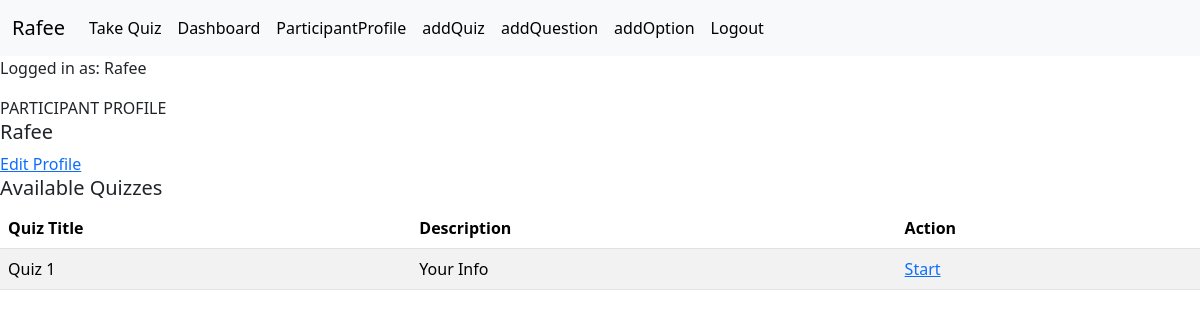
The app's page /dashboard/ (signed in) with its own data.
### myapp/models.py (models this page shows, shortened)
class CustomUser(AbstractUser):
    USER = [
        ('admin','Admin'),
        ('participant','Participant')
    ]
    user_type = models.CharField(max_length=50,choices= USER,null=True)
    def __str__(self):
        return self.username

class Participant(models.Model):
    GENDER_CHOICES = [
        ('', 'Select Gender'),
        ('Male', 'Male'),
        ('Female', 'Female'),
        ('Other', 'Other')
    ]
    user = models.OneToOneField(CustomUser, on_delete=models.CASCADE, related_name='participant',null=True,blank=True)
    name = models.CharField(max_length=100,null=True,blank=True)
    student_class = models.CharField(max_length=50,null=True,blank=True)
    age = models.PositiveIntegerField(null=True,blank=True)
    gender = models.CharField(max_length=10, choices=GENDER_CHOICES,null=True,blank=True)
    institution = models.CharField(max_length=200,null=True,blank=True)

class Quiz(models.Model):
    admin = models.ForeignKey(Admin,on_delete=models.CASCADE,null=True,blank=True)
    title = models.CharField(max_length=255,null=True,blank=True)
    description = models.TextField(max_length=255, blank=True, null=True)

### myapp/views.py (the view)
# urls.py: path('dashboard/',dashboard,name='dashboard'),
@login_required
def dashboard(request):
    quizzes = Quiz.objects.all()
    isAdmin = Admin.objects.filter(user=request.user).exists()
    profile = None
    results = []
    if isAdmin:
        profile = Admin.objects.get(user=request.user)
    else:
        profile = Participant.objects.get(user=request.user)
        results = QuizResult.objects.filter(participant=profile)
    return render(request, 'dashboard.html', {
        'quizzes': quizzes,
        'isAdmin': isAdmin,
        'profile': profile,
        'results': results
    })

### templates/dashboard.html
{% extends 'base.html' %}
{% block content %}
<div>
    <div>
        <div>
            <div>
                <p>Logged in as: {{ request.user.username }}</p>
            </div>
        </div>
        {% if isAdmin %}
        <div>
            <div>
                <a href="{% url 'addQuiz' %}">Create New Quiz</a>
            </div>
        </div>
        <h5>Manage Quizzes</h5>
        <div>
            <table class="table table-secodary table-striped">
                <thead>
                    <tr>
                        <th>Quiz Title</th>
                        <th>Description</th>
                        <th>Actions</th>
                    </tr>
                </thead>
                <tbody>
                    {% for quiz in quizzes %}
                    <tr>
                        <td>{{ quiz.title }}</td>
                        <td>{{ quiz.description|default:"No description provided" }}</td>
                        <td><a href="{% url 'quizDetails' quiz.id %}">View</a></td>
                    </tr>
                    {% empty %}
                    <tr>
                        <td colspan="3">No quizzes created yet. Click 'Create New Quiz' to get started.</td>
                    </tr>
                    {% endfor %}
                </tbody>
            </table>
        </div>
        {% else %}
        <div>
            <div>
                <div>
                    <span>PARTICIPANT PROFILE</span>
                    <h5>{{ profile.name|default:request.user.username }}</h5>
                </div>
                <a href="{% url 'editProfile' %}">Edit Profile</a>
            </div>
        </div>
        <h5>Available Quizzes</h5>
        <div>
            <table class="table table-secodary table-striped">
                <thead>
                    <tr>
                        <th>Quiz Title</th>
                        <th>Description</th>
                        <th>Action</th>
                    </tr>
                </thead>
                <tbody>
                    {% for quiz in quizzes %}
                    <tr>
                        <td>{{ quiz.title }}</td>
                        <td>{{ quiz.description|default:"No description provided" }}</td>
                        <td><a href="{% url 'take_quiz' quiz.id %}">Start</a></td>
                    </tr>
                    {% empty %}
                    <tr>
                        <td colspan="3">No quizzes are currently available to participate.</td>
                    </tr>
                    {% endfor %}
                </tbody>
            </table>
        </div>
        {% endif %}
    </div>
</div>
{% endblock %}

### templates/navbar.html (shortened to what this page needs)
{% load static %}
<nav class="navbar navbar-expand-lg bg-body-tertiary">
  <div class="container-fluid">
    <a class="navbar-brand" href="{% url 'homepage' %}">{{request.user          }}</a>
    <div class="collapse navbar-collapse" id="navbarSupportedContent">
      <ul class="navbar-nav me-auto mb-2 mb-lg-0">
        <li class="nav-item">
          <a class="nav-link active" aria-current="page" href="{% url 'homepage' %}">Take Quiz</a>
        </li>
        <li class="nav-item">
          <a class="nav-link active" aria-current="page" href="{% url 'dashboard' %}">Dashboard</a>
        </li>
        <li class="nav-item">
          <a class="nav-link active" aria-current="page" href="{% url 'editProfile' %}">ParticipantProfile</a>
        </li>
        <li class="nav-item">
          <a class="nav-link active" aria-current="page" href="{% url 'addQuiz' %}">addQuiz</a>
        </li>
        <li class="nav-item">
          <a class="nav-link active" aria-current="page" href="{% url 'addQuestion' %}">addQuestion</a>
        </li>
        <li class="nav-item">
          <a class="nav-link active" aria-current="page" href="{% url 'addOption' %}">addOption</a>
        </li>
        <li class="nav-item">
          <a class="nav-link active" aria-current="page" href="{% url 'user_logout' %}">Logout</a>
        </li>
      </ul>
    </div>
  </div>
</nav>

### records on screen
CustomUser: user "Rafee", user.username "Rafee"
Participant: name "Rafee"
Quiz: title "Quiz 1", description "Your Info"
